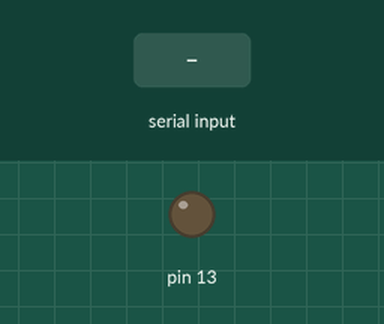
Recording of a sketch running on a simulated Arduino Uno, built with avr-gcc and run on an emulated ATmega328P. Shown: output pins drawn as LEDs (lit = HIGH). The inputs (shaded band) are chosen by the test bench. Random numbers use the default seed unless the sketch sets one; what the sketch prints to the serial monitor is not drawn.

Above: at 1.7 s.
1.8 s: "2" received over Serial
At 3.33 s:
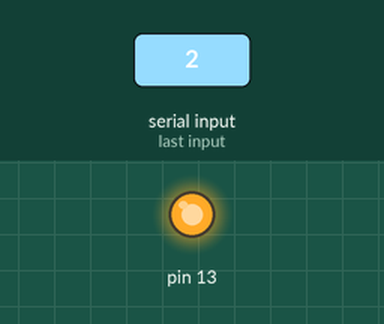
4.8 s: "1" received over Serial
At 16.6 s:
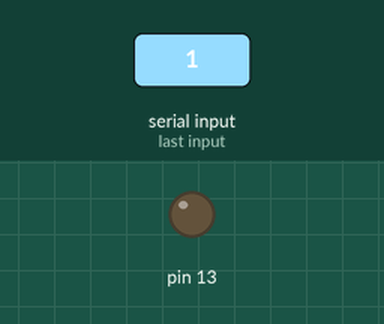
Timing chart, 0 to 17.6 s (numbered marks = the images above; inputs shaded):
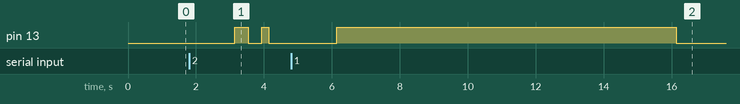

The sketch:

sketch_nov07a.ino
```cpp
void setup() {
  // put your setup code here, to run once:
  pinMode(13, OUTPUT);
  digitalWrite(13, LOW);
  Serial.begin(9600);
  delay(500);
  Serial.println("Firmware Version: 0x88 = (clone)");
  Serial.println("Scan PICC to see UID, SAK, type, and data blocks...");
}

String serialread;

void readport(){
  if (Serial.available()){
    //delay(100);
    serialread = Serial.readString();
    if (serialread == "1"){
      digitalWrite(13, HIGH);
      delay(10000);
      digitalWrite(13, LOW);
      serialread == "";
      delay(1000);
    }
    else if (serialread == "2"){
      digitalWrite(13, HIGH);
      delay(400);
      digitalWrite(13, LOW);
      delay(400);
      digitalWrite(13, HIGH);
      delay(200);
      digitalWrite(13, LOW);
      serialread == "";
    }
    else if (serialread == "3"){
      digitalWrite(13, HIGH);
      delay(200);
      digitalWrite(13, LOW);
      delay(200);
      digitalWrite(13, HIGH);
      delay(200);
      digitalWrite(13, LOW);
      delay(200);
      digitalWrite(13, HIGH);
      delay(200);
      digitalWrite(13, LOW);
      serialread == "";
    }
  }
}


void loop() {
  // put your main code here, to run repeatedly:
  int r = random(1,5);
  switch (r){
    case 1:
      Serial.println("-Arduino Card UID: F3 7B 42 1B");
      Serial.println("Sector Block   0  1  2  3   4  5  6  7   8  9 10 11  12 13 14 15  AccessBits");
      break;
    case 2:
      Serial.println("-Arduino Card UID: F7 7B 42 1B");
      Serial.println("Sector Block   0  1  2  3   4  5  6  7   8  9 10 11  12 13 14 15  AccessBits");
      break;
    case 3:
      Serial.println("-Arduino Card UID: B2 7B 42 1B");
      Serial.println("Sector Block   0  1  2  3   4  5  6  7   8  9 10 11  12 13 14 15  AccessBits");
      break;
    case 4:
      Serial.println("-Arduino Card UID: CC CC CC CC");
      Serial.println("Sector Block   0  1  2  3   4  5  6  7   8  9 10 11  12 13 14 15  AccessBits");
      break;
  }
  for (int i = 0; i < 20; i++){
    readport();
    delay(500);
  }
}
```

Measured:
- after the input at 1.8 s, pin 13: LOW → HIGH after 1.3 s, → LOW 0.40 s later, → HIGH 0.40 s later, → LOW 0.20 s later
- after the input at 4.8 s, pin 13: LOW → HIGH after 1.3 s, → LOW 10.0 s later
